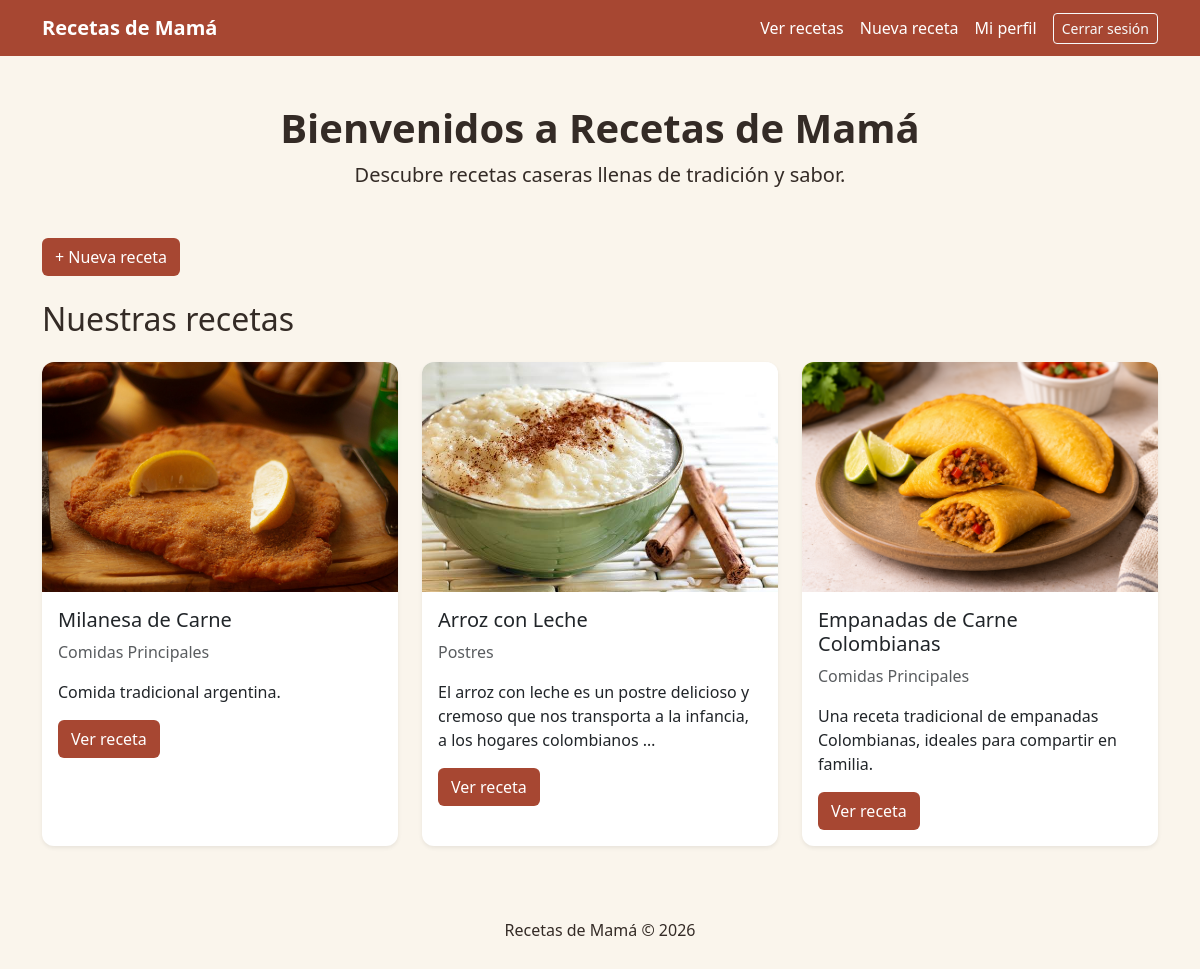
The app's page / (signed in) with its own data.
### recetas/models.py (models this page shows, shortened)
class Receta(models.Model):
    titulo = models.CharField(max_length=200)
    descripcion = models.TextField()
    ingredientes = models.TextField()
    preparacion = models.TextField()
    imagen = models.ImageField(
        upload_to='recetas/',
        blank=True,
        null=True
    )
    categoria = models.ForeignKey(
        Categoria,
        on_delete=models.PROTECT,
        related_name='recetas'
    )
    autor = models.ForeignKey(
        User,
        on_delete=models.CASCADE,
        related_name='recetas'
    )
    fecha_creacion = models.DateTimeField(auto_now_add=True)
    fecha_actualizacion = models.DateTimeField(auto_now=True)

class Categoria(models.Model):
    nombre = models.CharField(max_length=100, unique=True)
    descripcion = models.TextField(blank=True)

### recetas/views.py (the view)
# urls.py: path('', views.lista_recetas, name='inicio'),
def lista_recetas(request):
    recetas = Receta.objects.select_related(
        'categoria', 'autor'
    ).order_by('-fecha_creacion')
    return render(request, 'recetas/lista_recetas.html', {
        'recetas': recetas
    })

### templates/recetas/lista_recetas.html
{% extends 'base.html' %}
{% block content %}
<div class="text-center mb-5">
    <h1 class="fw-bold">Bienvenidos a Recetas de Mamá</h1>
    <p class="lead">
        Descubre recetas caseras llenas de tradición y sabor.
    </p>
</div>
{% if user.is_authenticated %}
    <div class="mb-4">
        <a href="{% url 'recetas:crear' %}"
           class="btn btn-receta">
            + Nueva receta
        </a>
    </div>
{% endif %}
<h2 class="mb-4">Nuestras recetas</h2>
<div class="row g-4">
    {% for receta in recetas %}
    <div class="col-md-4">
        <div class="card h-100 shadow-sm">
            {% if receta.imagen %}
                <img
                    src="{{ receta.imagen.url }}"
                    class="card-img-top"
                    alt="{{ receta.titulo }}"
                >
            {% else %}
                <div class="card-img-top bg-light d-flex align-items-center justify-content-center">
                    <span>Sin imagen disponible</span>
                </div>
            {% endif %}
            <div class="card-body">
                <h5 class="card-title">
                    {{ receta.titulo }}
                </h5>
                <p class="text-muted">
                    {{ receta.categoria.nombre }}
                </p>
                <p class="card-text">
                    {{ receta.descripcion|truncatewords:20 }}
                </p>
                <a
                    href="{% url 'recetas:detalle' receta.pk %}"
                    class="btn btn-receta"
                >
                    Ver receta
                </a>
            </div>
        </div>
    </div>
    {% empty %}
    <p>Todavía no hay recetas publicadas.</p>
    {% endfor %}
</div>
{% endblock %}

### templates/base.html (style rules this page uses)
body { background-color: #faf5ec; color: #342b26; }
.card { border: none; border-radius: 12px; overflow: hidden; }
.card-img-top { height: 230px; object-fit: cover; }
.btn-receta { background-color: #a74732; color: white; }

### records on screen
Receta: imagen (picture), titulo "Milanesa de Carne", categoria.nombre "Comidas Principales", descripcion "Comida tradicional argentina."
Receta: imagen (picture), titulo "Arroz con Leche", categoria.nombre "Postres", descripcion "El arroz con leche es un postre delicioso y cremoso que nos transporta a la infancia, a los hogares colombianos …"
Receta: imagen (picture), titulo "Empanadas de Carne Colombianas", categoria.nombre "Comidas Principales", descripcion "Una receta tradicional de empanadas Colombianas, ideales para compartir en familia."
